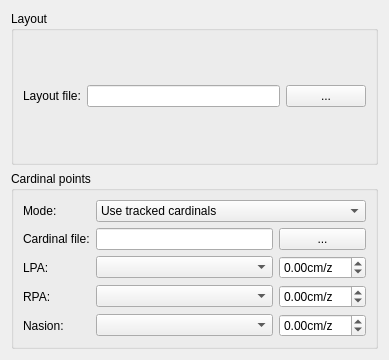
<?xml version="1.0" encoding="UTF-8"?>
<ui version="4.0">
 <class>EEGoSportsSetupProjectWidget</class>
 <widget class="QWidget" name="EEGoSportsSetupProjectWidget">
  <property name="geometry">
   <rect>
    <x>0</x>
    <y>0</y>
    <width>389</width>
    <height>360</height>
   </rect>
  </property>
  <property name="windowTitle">
   <string>Form</string>
  </property>
  <layout class="QVBoxLayout" name="verticalLayout">
   <item>
    <widget class="QGroupBox" name="groupBox">
     <property name="title">
      <string>Layout</string>
     </property>
     <layout class="QGridLayout" name="gridLayout_3">
      <item row="0" column="0">
       <widget class="QLabel" name="label_2">
        <property name="text">
         <string>Layout file:</string>
        </property>
       </widget>
      </item>
      <item row="0" column="1">
       <widget class="QLineEdit" name="m_qLineEdit_EEGCap"/>
      </item>
      <item row="0" column="2">
       <widget class="QPushButton" name="m_qPushButton_EEGCap">
        <property name="text">
         <string>...</string>
        </property>
       </widget>
      </item>
     </layout>
    </widget>
   </item>
   <item>
    <widget class="QGroupBox" name="groupBox_2">
     <property name="title">
      <string>Cardinal points</string>
     </property>
     <layout class="QGridLayout" name="gridLayout_2">
      <item row="0" column="1" colspan="2">
       <widget class="QComboBox" name="m_comboBox_cardinalMode">
        <item>
         <property name="text">
          <string>Use tracked cardinals</string>
         </property>
        </item>
        <item>
         <property name="text">
          <string>Use electrode shift</string>
         </property>
        </item>
       </widget>
      </item>
      <item row="2" column="1">
       <widget class="QComboBox" name="m_comboBox_LPA"/>
      </item>
      <item row="4" column="0">
       <widget class="QLabel" name="m_label_Nasion">
        <property name="text">
         <string>Nasion:</string>
        </property>
       </widget>
      </item>
      <item row="3" column="1">
       <widget class="QComboBox" name="m_comboBox_RPA"/>
      </item>
      <item row="3" column="2">
       <widget class="QDoubleSpinBox" name="m_doubleSpinBox_RPA">
        <property name="suffix">
         <string>cm/z</string>
        </property>
        <property name="minimum">
         <double>-99.989999999999995</double>
        </property>
       </widget>
      </item>
      <item row="4" column="2">
       <widget class="QDoubleSpinBox" name="m_doubleSpinBox_Nasion">
        <property name="suffix">
         <string>cm/z</string>
        </property>
        <property name="minimum">
         <double>-99.989999999999995</double>
        </property>
       </widget>
      </item>
      <item row="4" column="1">
       <widget class="QComboBox" name="m_comboBox_Nasion"/>
      </item>
      <item row="3" column="0">
       <widget class="QLabel" name="m_label_RPA">
        <property name="text">
         <string>RPA:</string>
        </property>
       </widget>
      </item>
      <item row="1" column="0">
       <widget class="QLabel" name="m_label_cardinal">
        <property name="text">
         <string>Cardinal file:</string>
        </property>
       </widget>
      </item>
      <item row="2" column="0">
       <widget class="QLabel" name="m_label_LPA">
        <property name="text">
         <string>LPA:</string>
        </property>
       </widget>
      </item>
      <item row="2" column="2">
       <widget class="QDoubleSpinBox" name="m_doubleSpinBox_LPA">
        <property name="prefix">
         <string/>
        </property>
        <property name="suffix">
         <string>cm/z</string>
        </property>
        <property name="minimum">
         <double>-99.989999999999995</double>
        </property>
       </widget>
      </item>
      <item row="1" column="2">
       <widget class="QPushButton" name="m_pushButton_cardinalFile">
        <property name="text">
         <string>...</string>
        </property>
       </widget>
      </item>
      <item row="1" column="1">
       <widget class="QLineEdit" name="m_lineEdit_cardinalFile"/>
      </item>
      <item row="0" column="0">
       <widget class="QLabel" name="label_">
        <property name="text">
         <string>Mode:</string>
        </property>
       </widget>
      </item>
     </layout>
    </widget>
   </item>
  </layout>
 </widget>
 <resources/>
 <connections/>
</ui>
